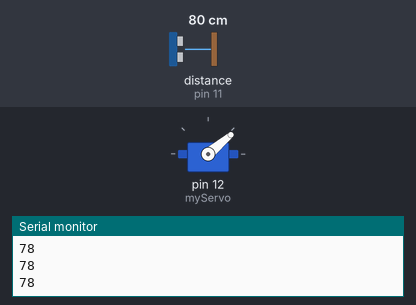
Bench run of a program on a simulated Arduino Uno, built with avr-gcc and run on an emulated ATmega328P. Parts: servo, the last lines printed to the serial monitor. Wiring (inferred from the names in the program): ultrasonic range finder: trigger pin 10; echo pin 11. The inputs (shaded band) are chosen by the test bench; at power-on: distance to the obstacle (sensor on pin 11) 80 cm. The echo pulse lasts 58.3 µs per cm.

Above: at 1.26 s.
1.3 s: distance to the obstacle (sensor on pin 11) set to 2 cm
At 2.18 s:
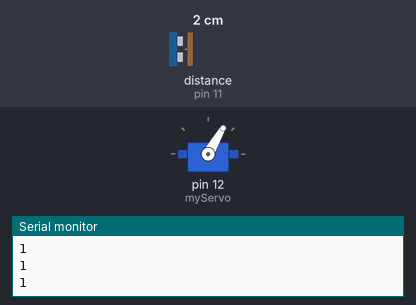
4.3 s: distance to the obstacle (sensor on pin 11) set to 60 cm
At 4.48 s:
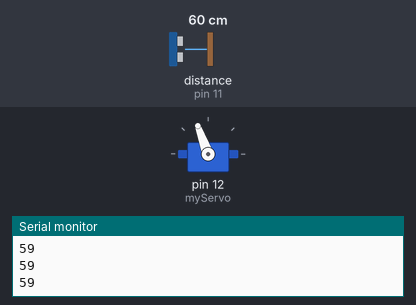
7.3 s: distance to the obstacle (sensor on pin 11) set to 4 cm
At 7.47 s:
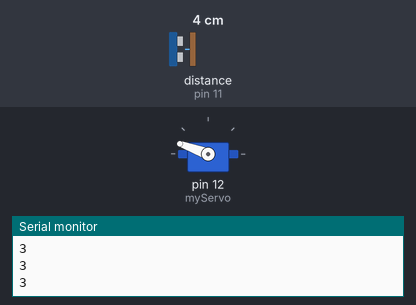
Timing chart, 0 to 22.3 s (numbered marks = the images above; inputs shaded):
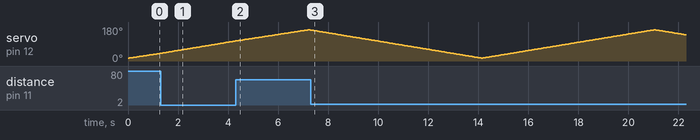

The program:

main.cpp
```cpp
// Includes the Servo library
#include <Servo.h>
#include <Arduino.h>

// Defines Tirg and Echo pins of the Ultrasonic Sensor
const int trigPin = 10;
const int echoPin = 11;

// Variables for the duration and the distance
long duration;
int distance;
Servo myServo; // Creates a servo object for controlling the servo motor

// Function for calculating the distance measured by the Ultrasonic sensor
int calculateDistance(){

  digitalWrite(trigPin, LOW);
  delayMicroseconds(2);
  // Sets the trigPin on HIGH state for 10 micro seconds
  digitalWrite(trigPin, HIGH);
  delayMicroseconds(10);
  digitalWrite(trigPin, LOW);
  duration = pulseIn(echoPin, HIGH); // Reads the echoPin, returns the sound wave travel time in microseconds
  distance= duration*0.034/2;
  return distance;
}

void setup() {
  pinMode(trigPin, OUTPUT); // Sets the trigPin as an Output
  pinMode(echoPin, INPUT); // Sets the echoPin as an Input
  Serial.begin(9600);
  myServo.attach(12); // Defines on which pin is the servo motor attached
}

void loop() {
  // rotates the servo motor from 15 to 165 degrees
  for(int i=15;i<=165;i++){
  myServo.write(i);
  delay(45);
  distance = calculateDistance();// Calls a function for calculating the distance measured by the Ultrasonic sensor for each degree

  //Serial.println(i); // Sends the current degree into the Serial Port
  //Serial.println(","); // Sends addition character right next to the previous value needed later in the Processing IDE for indexing
  Serial.println(distance); // Sends the distance value into the Serial Port
  //delay(200);
  //Serial.println("."); // Sends addition character right next to the previous value needed later in the Processing IDE for indexing
  }
  // Repeats the previous lines from 165 to 15 degrees
  for(int i=165;i>15;i--){
  myServo.write(i);
  delay(45);
  distance = calculateDistance();
  //Serial.println(i);
  //Serial.println(",");
  Serial.println(distance);
  //delay(200);
 // Serial.println(".");
  }
}
```
